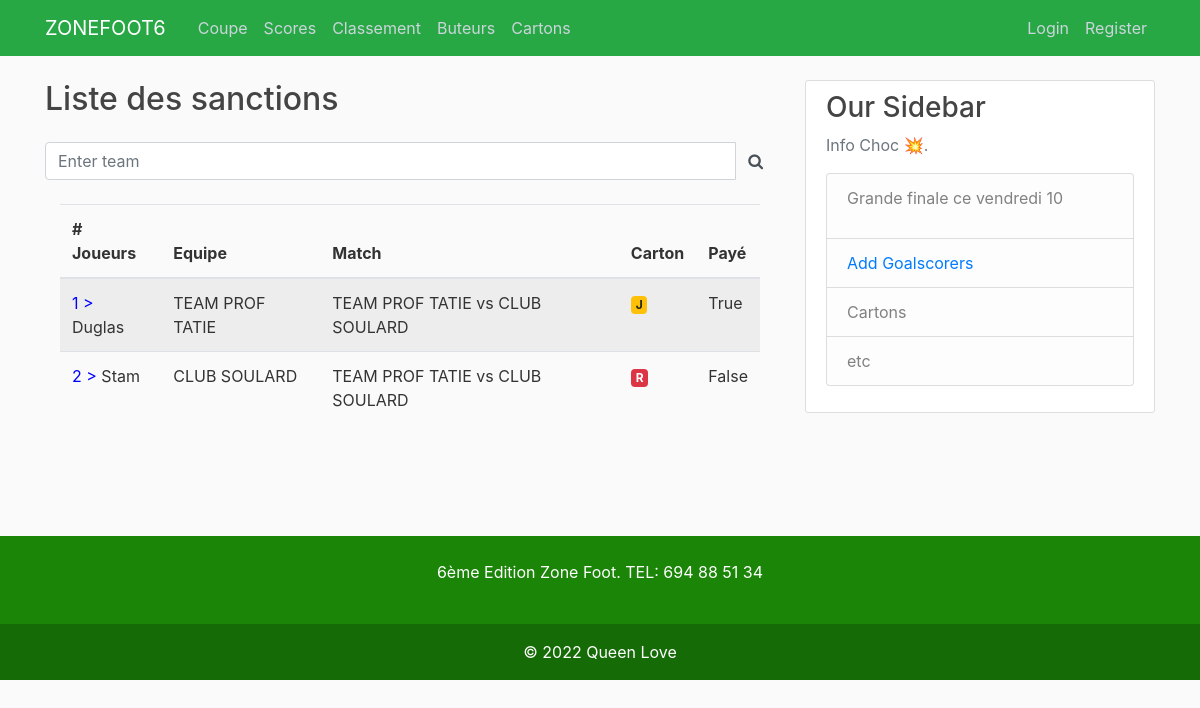
/cartons/, run on the app's committed database.
### scores/models.py (models this page shows, shortened)
class Carton(models.Model):
    match = models.ForeignKey(Fixture, on_delete=models.CASCADE)
    player = models.ForeignKey(Player, on_delete=models.CASCADE)
    date = models.DateTimeField()
    team = models.ForeignKey(Team, on_delete=models.CASCADE)
    type_carton = models.CharField(choices=TYPE_CARTON, max_length=7)
    paye = models.BooleanField(default=False)
    created_at = models.DateTimeField(auto_now_add=True)
    updated = models.DateTimeField(auto_now=True)

class Player(models.Model):
    name = models.CharField(max_length=128, unique=True)
    team = models.ForeignKey(Team, on_delete=models.CASCADE)
    affiliation = models.PositiveIntegerField(default=0)
    created_at = models.DateTimeField(auto_now_add=True)
    updated = models.DateTimeField(auto_now=True)

class Team(models.Model):
    name = models.CharField(max_length=128, unique=True)
    affiliation = models.BooleanField(default=True)
    created_at = models.DateTimeField(auto_now_add=True)
    updated = models.DateTimeField(auto_now=True)
    def __str__(self):
        return self.name

class Fixture(models.Model):
    home_team = models.ForeignKey(Team, on_delete=models.CASCADE, related_name='home_games')
    away_team = models.ForeignKey(Team, on_delete=models.CASCADE, related_name='away_games')
    home_goals = models.PositiveSmallIntegerField(default=0)
    away_goals = models.PositiveSmallIntegerField(default=0)
    game_finished = models.BooleanField(default=False)
    date = models.DateTimeField()
    created_at = models.DateTimeField(auto_now_add=True)
    updated = models.DateTimeField(auto_now=True)
    def __str__(self):
        return f"{self.home_team} vs {self.away_team}"

class Info(models.Model):
    info = models.CharField(max_length=100)
    created_at = models.DateTimeField(auto_now_add=True)
    updated = models.DateTimeField(auto_now=True)
    def __str__(self):
        return self.info

### scores/views.py (the view)
# urls.py: path('cartons/', views.cards, name='cards'),
def cards(request):
    cartons = Carton.objects.all()
    context = {'cartons': cartons}
    return render(request, 'cartons.html', context)

### scores/context_processors.py (called while the page is built)
def infochoc(request):
    return {
        'info': Info.objects.last()
    }

### scores/templates/cartons.html (shortened to what this page needs)
{% extends 'base.html' %}
{% block content %}
<main>
    <h2>Liste des sanctions</h2>
    <div class="input-group my-4">
        <input type="text"
               id="search-input", onkeyup="myFunction()",
               class="form-control"
               placeholder="Enter team" />
        <span class="input-group-text border-0 bg-transparent"
              style="cursor: pointer;">
            <i class="fa fa-search" aria-hidden="true"></i>
        </span>
    </div>
<div class="container">
    <table class="table table-striped">
  <thead>
    <tr>
      <th scope="col"># Joueurs</th>
      <th scope="col">Equipe</th>
      <th scope="col">Match</th>
      <th scope="col">Carton</th>
      <th scope="col">Payé</th>
    </tr>
  </thead>
  <tbody>
    {% for c in cartons %}
    <tr class="professeur">
      <td><span style="color: blue;">{{ forloop.counter }} ></span> {{ c.player.name }}</td>
      <td>{{ c.player.team }}</td>
      <td>{{ c.match }}</td>
      <td>
          {% if c.type_carton == 'JAUNE' %}
          <span class="badge badge-warning">J</span>
          {% else %}
          <span class="badge badge-danger">R</span>
          {% endif %}
      </td>
      <td>{{ c.paye }}</td>
    </tr>
    {% endfor %}
  </tbody>
</table>
</div>
</main>
{% endblock %}

### scores/templates/base.html (shortened to what this page needs)
{% load static %}
<!DOCTYPE html>
<html>
<head>
    <link rel="stylesheet" href="https://cdnjs.cloudflare.com/ajax/libs/font-awesome/4.7.0/css/font-awesome.min.css">
    <link rel="stylesheet" href="https://maxcdn.bootstrapcdn.com/bootstrap/4.0.0/css/bootstrap.min.css">
    <link href="https://cdn.jsdelivr.net/npm/select2@4.1.0-rc.0/dist/css/select2.min.css" rel="stylesheet" />
    <link rel="stylesheet" type="text/css" href="{% static 'style.css' %}">
</head>
<body>
	<header class="site-header">
	  <nav class="navbar navbar-expand-md navbar-dark bg-success fixed-top">
	    <div class="container">
	      <a class="navbar-brand mr-4" href="{% url 'index' %}">ZONEFOOT6</a>
	      <div class="collapse navbar-collapse" id="navbarToggle">
	        <div class="navbar-nav mr-auto">
	          <a class="nav-item nav-link" href="{% url 'coupe' %}">Coupe</a>
	          <a class="nav-item nav-link" href="{% url 'fixtures' %}">Scores</a>
	          <a class="nav-item nav-link" href="{% url 'classement' %}">Classement</a>
	          <a class="nav-item nav-link" href="{% url 'clsbuteurs' %}">Buteurs</a>
	          <a class="nav-item nav-link" href="{% url 'cards' %}">Cartons</a>
	        </div>
	        <div class="navbar-nav">
	             {% if user.is_authenticated %}
				<a class="nav-item nav-link" href="{% url 'profile' %}">{{ request.user.username }}</a>
				<a class="nav-item nav-link" href="{% url 'logout' %}">LogOut</a>
			  {% else %}
				<a class="nav-item nav-link" href="{% url 'login' %}">Login</a>
				<a class="nav-item nav-link" href="{% url 'inscription' %}">Register</a>
			  {% endif %}
	        </div>
	      </div>
	    </div>
	  </nav>
	</header>
	<main role="main" class="container">
	  <div class="row">
	    <div class="col-md-8">
	      {% block content %}{% endblock %}
	    </div>
	    <div class="col-md-4">
	      <div class="content-section">
	        <h3>Our Sidebar</h3>
	        <p class='text-muted'>Info Choc 💥.
	          <ul class="list-group">
	            <li class="list-group-item list-group-item-light">
	            	<p>{{ info }}</p>
	            </li>
	            <li class="list-group-item list-group-item-light">
	            	<a href="{% url 'goalscorers' %}">Add Goalscorers</a>
	            </li>
	            <li class="list-group-item list-group-item-light">Cartons</li>
	            <li class="list-group-item list-group-item-light">etc</li>
	          </ul>
	        </p>
	      </div>
	    </div>
	  </div>
	  <br>
	  <br>
	  <br>
	  <br>
	</main>
<section class="">
  <footer class="text-center text-white" style="background-color: #1A8507;">
    <div class="container p-4 pb-0">
      <section class="">
        <p class="d-flex justify-content-center align-items-center">
          <span class="me-3">6ème Edition Zone Foot. TEL: 694 88 51 34 </span>
        </p>
      </section>
    </div>
    <div class="text-center p-3" style="background-color: rgba(0, 0, 0, 0.2);">
      <a class="text-white" href="#">© 2022 Queen Love </a>
    </div>
  </footer>
</section>
</body>
</html>

### static/style.css (style rules this page uses)
body { background: #fafafa; color: #333333; margin-top: 5rem; }
h1, h2, h3, h4, h5, h6 { color: #444444; }
ul { margin: 0; }
.site-header .navbar-nav .nav-link { color: #cbd5db; }
.content-section { background: #ffffff; padding: 10px 20px; border: 1px solid #dddddd; border-radius: 3px; margin-bottom: 20px; }

### data on the page
Carton: player.name "Duglas", player.team "TEAM PROF TATIE", match "TEAM PROF TATIE vs CLUB SOULARD", type_carton "J", paye "True"
Carton: player.name "Stam", player.team "CLUB SOULARD", match "TEAM PROF TATIE vs CLUB SOULARD", type_carton "R", paye "False"
Info: info "Grande finale ce vendredi 10"
